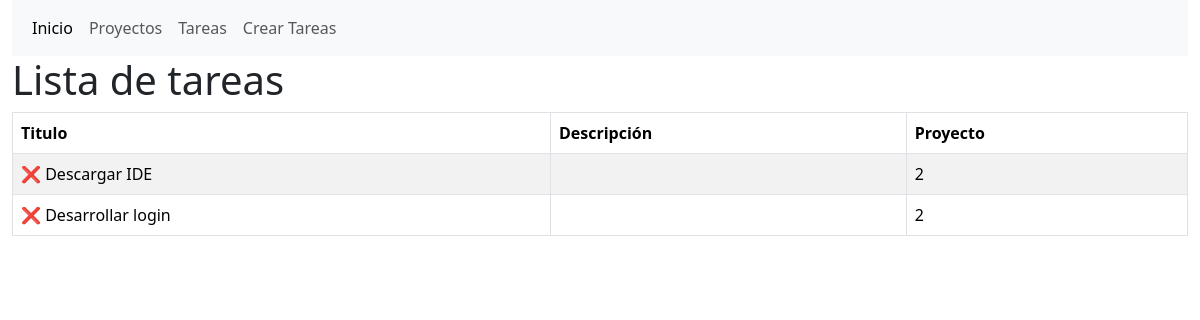
The page /home/tasks/ on the database as committed earlier.
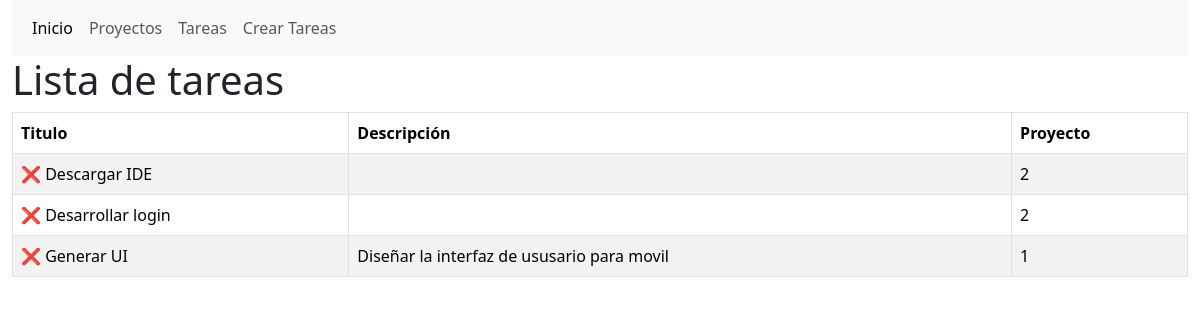
The same page on the database as committed later.
### MyApp/models.py (models this page shows, shortened)
class Task(models.Model):
    title = models.CharField(max_length=200)
    description = models.TextField()
    project = models.ForeignKey(Project, on_delete=models.CASCADE)
    done = models.BooleanField(default=False)

### MyApp/views.py (the view)
# urls.py: path('tasks/', views.tasks),
def tasks(request):
    tasks_list = Task.objects.all()
    return render(request, 'tasks.html', {
        'tasks_list': tasks_list
    })

### MyApp/templates/tasks.html
{% extends 'layouts/base.html' %}
{% block content %}
    <header>
        <h1>Lista de tareas</h1>
    </header>
    <main>
        <table class="table table-striped table-bordered">
            <thead>
            <tr>
                <th>Titulo</th>
                <th>Descripción</th>
                <th>Proyecto</th>
            </tr>
            </thead>
            <tbody>
            {% for task in tasks_list %}
                <tr>
                    <td>
                        {% if task.done %}
                                ✅
                            {% else %}
                                ❌
                            {% endif %}
                        {{ task.title }}
                    </td>
                    <td>{{ task.description }}</td>
                    <td>{{ task.project_id }}</td>
                </tr>
            {% endfor %}
            </tbody>
        </table>
    </main>
{% endblock %}

Rows that differ between the two databases and show on the page:
added Task: title "Generar UI", description "Diseñar la interfaz de ususario para movil", project_id "1"
